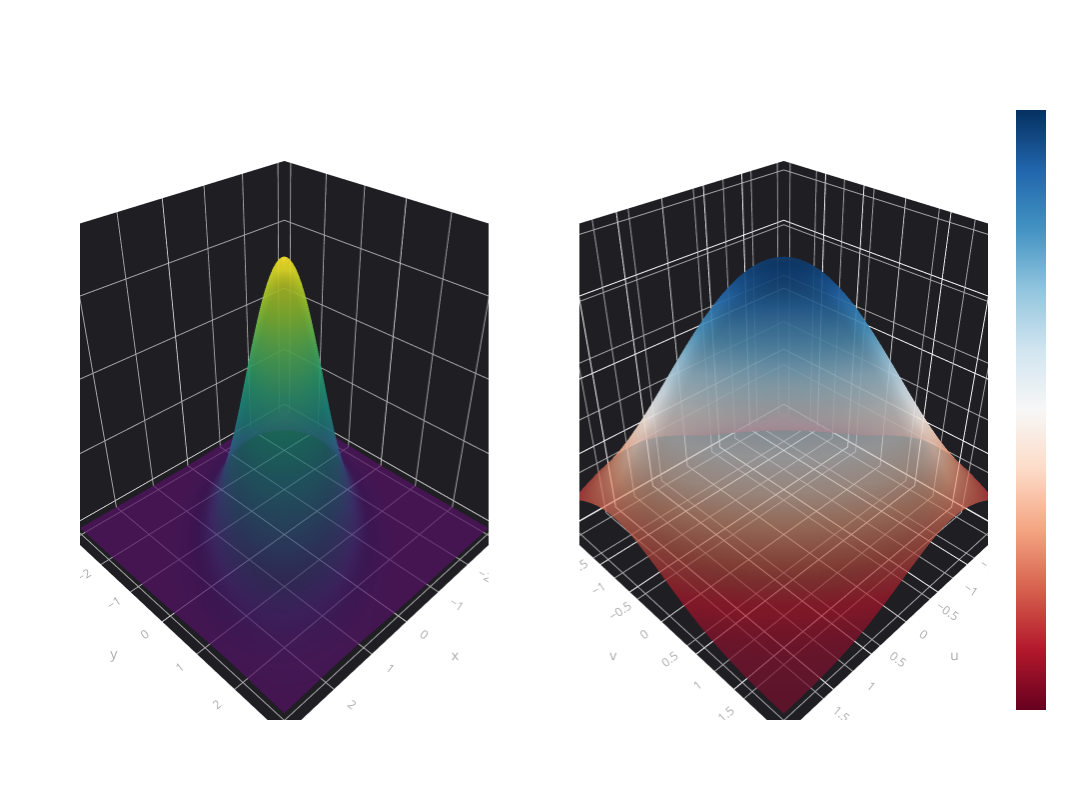

The notebook cell this image was saved under:
### Markdown cell above
### Beyond Black-Scholes: Heston Stochastic Volatility Model and Fast Fourier Transforms

##### ▶️ Related Quant Guild Videos:

*Necessary Stochastic Calculus:*
-  [Itô's Lemma Clearly and Visually Explained](https://youtu.be/TgBzqdN24fo)

-  [Itô Integration Clearly and Visually Explained](https://youtu.be/dUvZ8m3QpeI)

- [Stochastic Differential Equations for Quant Finance](https://youtu.be/qDAeSC40ZJE)

*Applications Sitting on a Trading Desk:*
- [Trading with the Black-Scholes Implied Volatility Surface](https://youtu.be/YH0tWpBaKGs)

- [How to Price Exotic Options](https://youtu.be/hsot26myYYM)

*Statistic Basis for Pricing:*
- [Why Monte Carlo Simulation Works](https://youtu.be/-4sf43SLL3A)

- [Monte Carlo Simulation and Black-Scholes for Pricing Options](https://youtu.be/-1RYvajksjQ)

*Why the Expectation is Sufficient for Pricing and Problems in Practice:*

- [Expected Stock Returns Don't Exist](https://youtu.be/iXNSBn5xqrA)

- [What Does AI Actually Learn](https://youtu.be/tX7b2KT63WQ)

- [How to Trade with an Edge](https://youtu.be/NlqpDB2BhxE)
###### ______________________________________________________________________________________________________________________________________

 
##### [ Visit the Quant Guild Library for more Jupyter Notebooks](https://github.com/romanmichaelpaolucci/Quant-Guild-Library)

##### [ Master your Quantitative Skills with Quant Guild](https://quantguild.com)

##### [ Take Live Classes with Roman on Quant Guild](https://quantguild.com/live-classes)

---

### Code cell
import numpy as np
import plotly.graph_objects as go
from plotly.subplots import make_subplots

# Generate grid points
x = np.linspace(-3, 3, 100)
y = np.linspace(-3, 3, 100)
X, Y = np.meshgrid(x, y)

# Calculate bivariate normal PDF
mu = np.array([0, 0])
sigma = np.array([[1, 0.5], [0.5, 1]])
inv_sigma = np.linalg.inv(sigma)
det_sigma = np.linalg.det(sigma)

Z = np.zeros_like(X)
for i in range(len(x)):
    for j in range(len(y)):
        point = np.array([X[i,j], Y[i,j]])
        Z[i,j] = (1/(2*np.pi*np.sqrt(det_sigma))) * np.exp(-0.5 * point.dot(inv_sigma).dot(point))

# Calculate characteristic function
u = np.linspace(-2, 2, 100)
v = np.linspace(-2, 2, 100)
U, V = np.meshgrid(u, v)

# Characteristic function for bivariate normal
CF_real = np.zeros_like(U)
CF_imag = np.zeros_like(U)
for i in range(len(u)):
    for j in range(len(v)):
        t = np.array([U[i,j], V[i,j]])
        CF = np.exp(1j * t.dot(mu) - 0.5 * t.dot(sigma).dot(t))
        CF_real[i,j] = CF.real
        CF_imag[i,j] = CF.imag

# Create figure with subplots
fig = make_subplots(
    rows=1, cols=2,
    specs=[[{'type': 'surface'}, {'type': 'surface'}]],
    subplot_titles=('Bivariate Normal PDF', 'Characteristic Function (Real Part)')
)

# Add PDF surface plot
fig.add_trace(
    go.Surface(
        x=X,
        y=Y,
        z=Z,
        colorscale='Viridis',
        opacity=0.7,
        showscale=True
    ),
    row=1, col=1
)

# Add characteristic function surface plot
fig.add_trace(
    go.Surface(
        x=U,
        y=V,
        z=CF_real,
        colorscale='RdBu',
        opacity=0.7,
        showscale=True
    ),
    row=1, col=2
)

# Update layout
fig.update_layout(
    title='Bivariate Normal Distribution and its Characteristic Function',
    width=1600,
    height=800,
    paper_bgcolor='rgba(0,0,0,0)',
    font=dict(color='white'),
    scene=dict(
        xaxis_title='x',
        yaxis_title='y',
        zaxis_title='PDF',
        xaxis=dict(gridcolor='darkgray', showgrid=True, color='darkgray', backgroundcolor='rgb(30, 30, 35)'),
        yaxis=dict(gridcolor='darkgray', showgrid=True, color='darkgray', backgroundcolor='rgb(30, 30, 35)'),
        zaxis=dict(gridcolor='darkgray', showgrid=True, color='darkgray', backgroundcolor='rgb(30, 30, 35)'),
        bgcolor='rgba(0,0,0,0)',
    ),
    scene2=dict(
        xaxis_title='u',
        yaxis_title='v',
        zaxis_title='Re(CF)',
        xaxis=dict(gridcolor='darkgray', showgrid=True, color='darkgray', backgroundcolor='rgb(30, 30, 35)'),
        yaxis=dict(gridcolor='darkgray', showgrid=True, color='darkgray', backgroundcolor='rgb(30, 30, 35)'),
        zaxis=dict(gridcolor='darkgray', showgrid=True, color='darkgray', backgroundcolor='rgb(30, 30, 35)'),
        bgcolor='rgba(0,0,0,0)',
    )
)

fig.show()

### Figure 1 — Plotly figure (JSON) as saved in the notebook; plotly's stock layout.template omitted (floating-point values rounded to 4 significant figures; data arrays with more than 128 entries replaced by an {"elided": "..."} marker saying what was removed)
{"data": [{"colorscale": [[0, "#440154"], [0.1111, "#482878"], [0.2222, "#3e4989"], [0.3333, "#31688e"], [0.4444, "#26828e"], [0.5556, "#1f9e89"], [0.6667, "#35b779"], [0.7778, "#6ece58"], [0.8889, "#b5de2b"], [1, "#fde725"]], "opacity": 0.7, "scene": "scene", "showscale": true, "type": "surface", "x": {"elided": "100x100 float values"}, "y": {"elided": "100x100 float values"}, "z": {"elided": "100x100 float values"}}, {"colorscale": [[0, "rgb(103,0,31)"], [0.1, "rgb(178,24,43)"], [0.2, "rgb(214,96,77)"], [0.3, "rgb(244,165,130)"], [0.4, "rgb(253,219,199)"], [0.5, "rgb(247,247,247)"], [0.6, "rgb(209,229,240)"], [0.7, "rgb(146,197,222)"], [0.8, "rgb(67,147,195)"], [0.9, "rgb(33,102,172)"], [1, "rgb(5,48,97)"]], "opacity": 0.7, "scene": "scene2", "showscale": true, "type": "surface", "x": {"elided": "100x100 float values"}, "y": {"elided": "100x100 float values"}, "z": {"elided": "100x100 float values"}}], "layout": {"annotations": [{"font": {"size": 16}, "showarrow": false, "text": "Bivariate Normal PDF", "x": 0.225, "xanchor": "center", "xref": "paper", "y": 1, "yanchor": "bottom", "yref": "paper"}, {"font": {"size": 16}, "showarrow": false, "text": "Characteristic Function (Real Part)", "x": 0.775, "xanchor": "center", "xref": "paper", "y": 1, "yanchor": "bottom", "yref": "paper"}], "font": {"color": "white"}, "height": 800, "paper_bgcolor": "rgba(0,0,0,0)", "scene": {"bgcolor": "rgba(0,0,0,0)", "domain": {"x": [0, 0.45], "y": [0, 1]}, "xaxis": {"backgroundcolor": "rgb(30, 30, 35)", "color": "darkgray", "gridcolor": "darkgray", "showgrid": true, "title": {"text": "x"}}, "yaxis": {"backgroundcolor": "rgb(30, 30, 35)", "color": "darkgray", "gridcolor": "darkgray", "showgrid": true, "title": {"text": "y"}}, "zaxis": {"backgroundcolor": "rgb(30, 30, 35)", "color": "darkgray", "gridcolor": "darkgray", "showgrid": true, "title": {"text": "PDF"}}}, "scene2": {"bgcolor": "rgba(0,0,0,0)", "domain": {"x": [0.55, 1], "y": [0, 1]}, "xaxis": {"backgroundcolor": "rgb(30, 30, 35)", "color": "darkgray", "gridcolor": "darkgray", "showgrid": true, "title": {"text": "u"}}, "yaxis": {"backgroundcolor": "rgb(30, 30, 35)", "color": "darkgray", "gridcolor": "darkgray", "showgrid": true, "title": {"text": "v"}}, "zaxis": {"backgroundcolor": "rgb(30, 30, 35)", "color": "darkgray", "gridcolor": "darkgray", "showgrid": true, "title": {"text": "Re(CF)"}}}, "title": {"text": "Bivariate Normal Distribution and its Characteristic Function"}, "width": 1600}}
